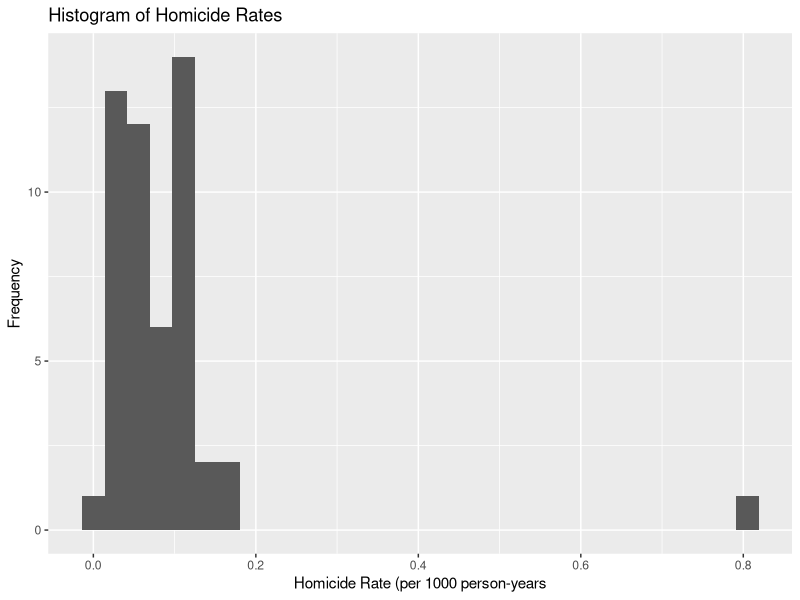
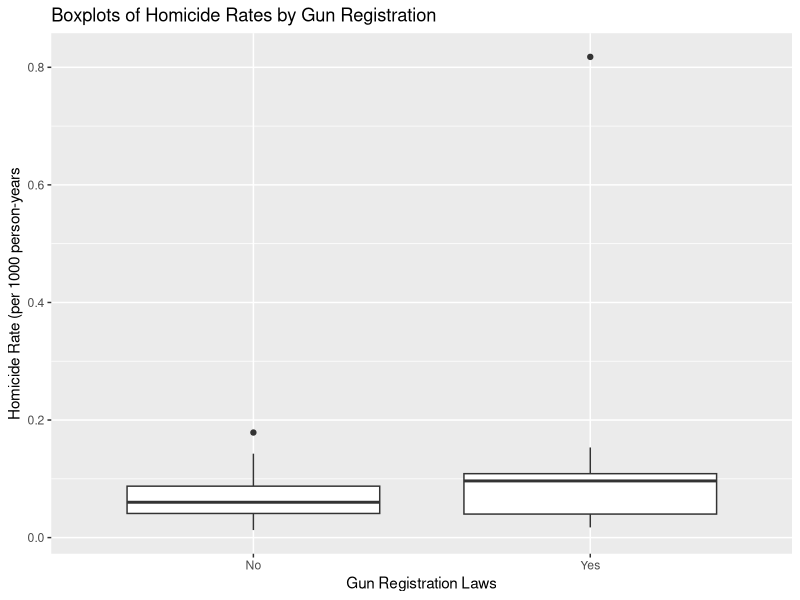
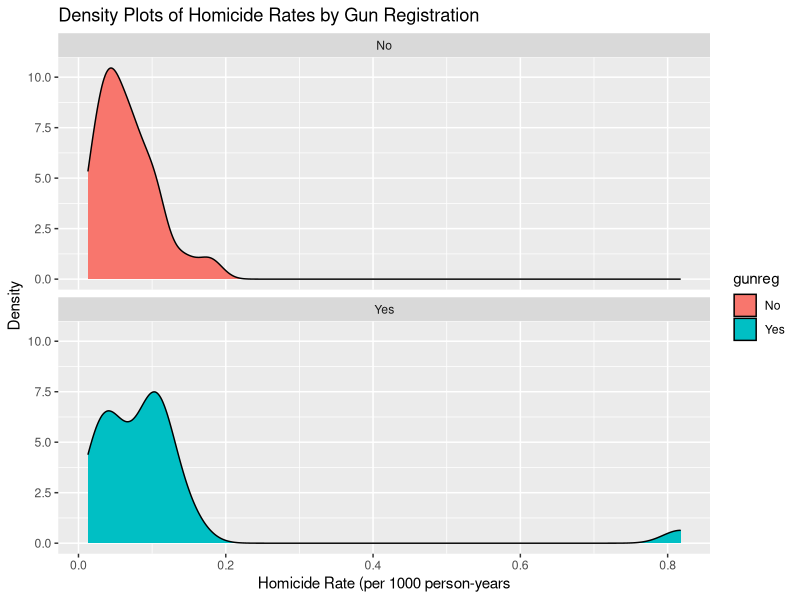
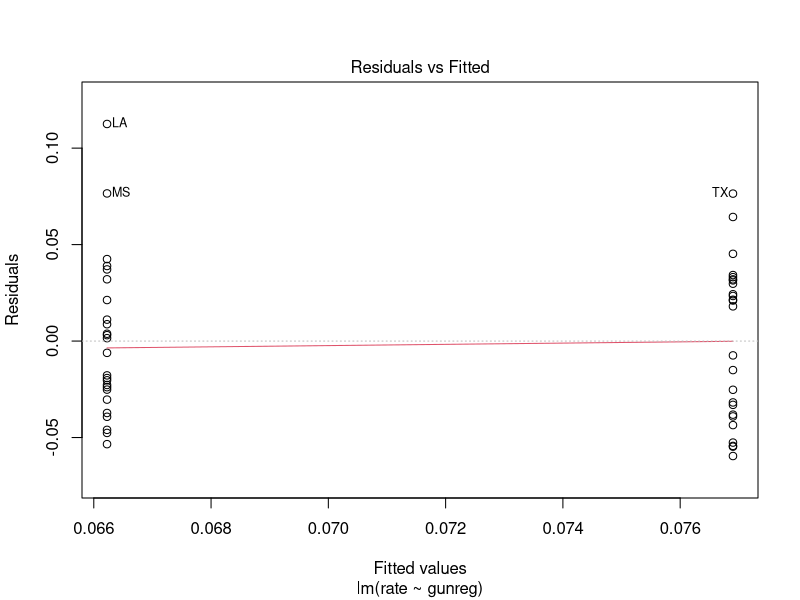
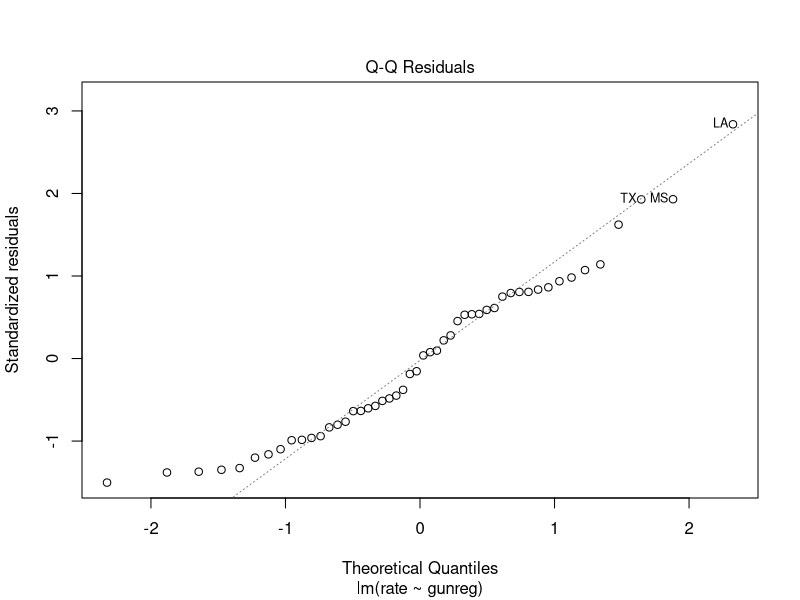
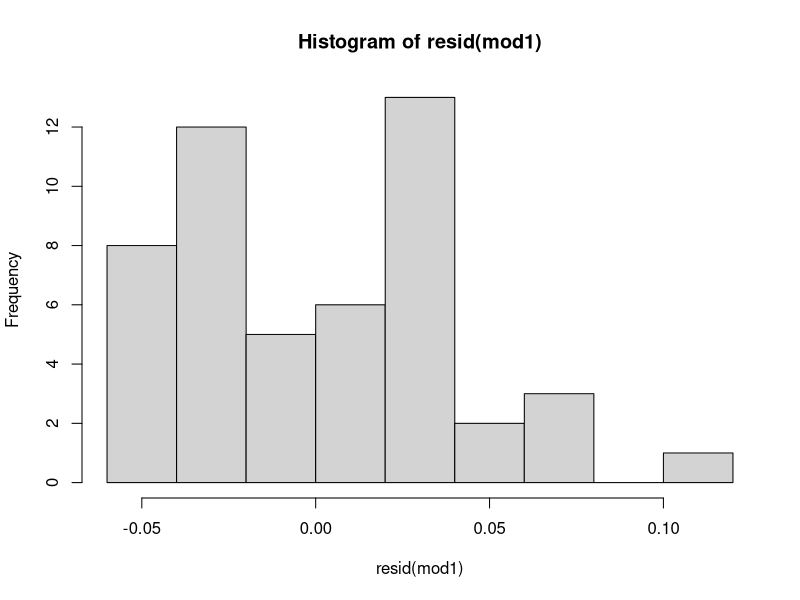
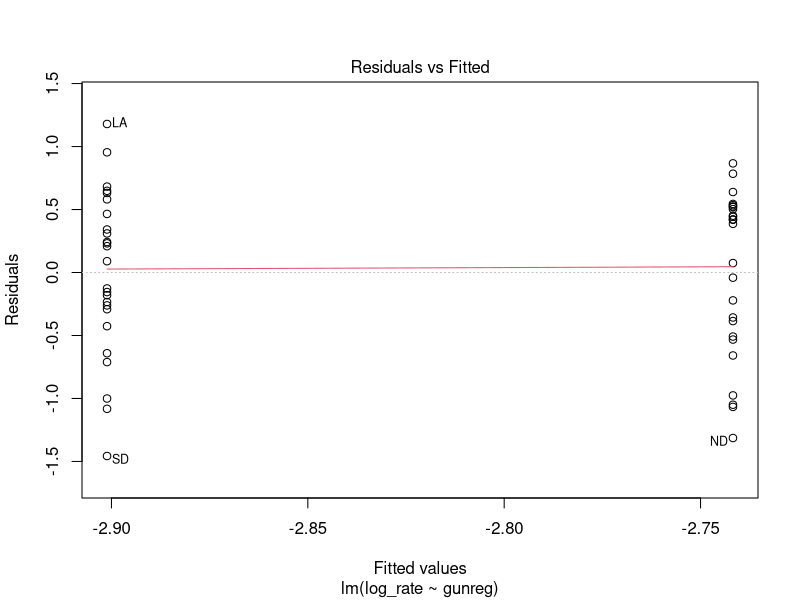
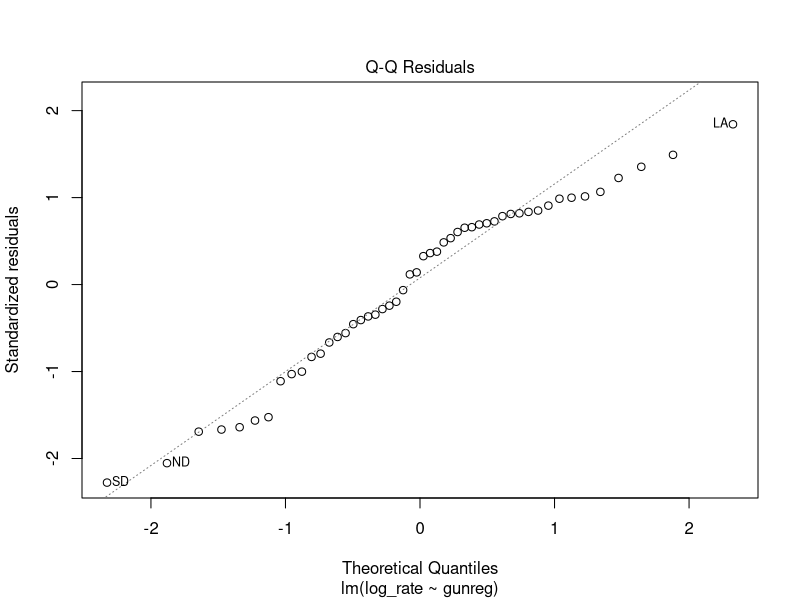

Generate these figures, in order, with R:
## ---- chunk 1
knitr::opts_chunk$set(echo = TRUE)
library(tidyverse)
## ---- chunk 2
"GunReg" <- 
structure(.Data = list(
"pop" = c(4089, 2372, 30380, 3291, 598, 13277, 1135, 2795, 11543, 5996, 
   4860, 9368, 4432, 5158, 6737, 635, 7760, 18058, 10939, 11961, 1004,
   3560, 4953, 17349, 1770, 5018, 570, 3750, 3377, 680, 6623,
   1039, 5610, 2495, 3713, 4252, 1235, 2592, 808, 1593, 1105,
   1548, 1284, 3175, 2922, 703, 6286, 567, 4955, 1801, 460.), 
"area" = c(52.4, 53.2, 163.7, 5.5, 0.1, 65.8, 10.9, 56.3, 57.9, 10.6, 
   12.4, 96.8, 86.9, 69.7, 53.8, 70.7, 8.7, 54.5, 44.8, 46.1, 1.5, 32, 
   42.1, 268.6, 84.9, 71.3, 656.4, 114, 104.1, 2.5, 59.4, 83.6, 36.4, 
   82.3, 40.4, 51.8, 35.4, 48.4, 147, 77.4, 9.4, 121.6, 110.6, 69.9, 
   98.4, 77.1, 42.8, 9.6, 65.5, 24.2, 97.8), 
"urban" = c(60, 54, 93, 79, 100, 85, 89, 61, 85, 84, 81, 70, 71, 53, 
   50, 53, 89, 84, 74, 69, 86, 55, 61, 80, 87, 76, 68, 88, 82,
   73, 63, 57, 65, 69, 52, 68, 45, 47, 53, 66, 51, 73, 88,
   68, 71, 50, 69, 32, 66, 36, 65.), 
"poverty" = c(19, 18.4, 14.2, 5.8, 19.2, 14.1, 10, 10.1, 13.3, 10.2, 
   9.3, 13.9, 12, 13.6, 13.2, 13.5, 9, 14.1, 11.8, 10.8, 8.2, 16.5, 
   16.9, 16.8, 9.8, 26.2, 11.2, 14.2, 12.1, 8.1, 16, 13.7, 14.1, 11.1, 
   17.4, 22, 12.5, 23.8, 15.8, 10.9, 7.1, 20.9, 10.7, 15.8, 11.3, 13.5, 
   10.6, 7.1, 9.2, 17.2, 10.6), 
"gunreg" = c(1, 1, 1, 1, 1, 1, 1, 1, 1, 1, 1, 1, 1, 1, 1, 1, 1, 1, 1,
   1, 1, 1, 1, 1, 1, 1, 0, 0, 0, 0, 0, 0, 0, 0, 0, 0,
   0, 0, 0, 0, 0, 0, 0, 0, 0, 0, 0, 0, 0, 0, 0.), 
"homicides" = c(410, 240, 3710, 170, 489, 1300, 44, 62, 1270, 200, 540, 
   1020, 100, 550, 730, 11, 350, 2550, 760, 740, 38, 350, 470, 2660,
   43, 220, 56, 290, 155, 32, 720, 21, 380, 150, 260, 760,
   23, 370, 29, 43, 32, 160, 135, 220, 120, 9, 550, 24, 240,
   135, 20.)), 
names = c("pop", "area", "urban", "poverty", "gunreg", "homicides"), 
row.names = c("AL", "AR", "CA", "CT", "DC", "FL", "HI", "IA", "IL", "MA", 
   "MD", "MI", "MN", "MO", "NC", "ND", "NJ", "NY", "OH", "PA", "RI", "SC", 
   "TN", "TX", "UT", "WA", "AK", "AZ", "CO", "DE", "GA", "ID", "IN", "KS", 
   "KY", "LA", "ME", "MS", "MT", "NE", "NH", "NM", "NV", "OK", "OR", "SD", 
   "VA", "VT", "WI", "WV", "WY"), class = "data.frame")
## ---- chunk 3
names(GunReg)
dim(GunReg)
summary(GunReg)
str(GunReg)
glimpse(GunReg)

# Top 10 population
GunReg %>% arrange(desc(pop)) %>% slice_head(n = 10)

# Top 10 number of homicides
GunReg %>% arrange(desc(pop)) %>% slice_head(n = 10)

# Bottom 10 number of homicides
GunReg %>% arrange(desc(pop)) %>% slice_tail(n = 10)

## ---- chunk 4
# Gun registration character vector
# Homicide rates (per 1,000 person-years):
GunReg <- GunReg %>% mutate(
  gunreg_ind = gunreg,
  gunreg = case_when(
    gunreg_ind == 0 ~ "No",
    gunreg_ind == 1 ~ "Yes"
  ),
  rate = homicides/pop
  )

# Top 10 homicide rates
GunReg %>% arrange(desc(rate)) %>% slice_head(n = 10)

# Homicide rate by gun registration law status
GunReg %>% group_by(gunreg) %>%
  summarize(
    tot_pop = sum(pop),
    tot_hom = sum(homicides),
    overall_rate = sum(homicides)/sum(pop)
    )
## ---- chunk 5
# Distribution of homicide rates
GunReg %>% ggplot(aes(x = rate)) +
  geom_histogram(bins = 30) +
  labs(x = "Homicide Rate (per 1000 person-years",
       y = "Frequency",
       title = "Histogram of Homicide Rates")

# Homicide rates by gun registration status
GunReg %>% ggplot(aes(x = gunreg, y = rate)) +
  geom_boxplot() +
  labs(x = "Gun Registration Laws",
       y = "Homicide Rate (per 1000 person-years",
       title = "Boxplots of Homicide Rates by Gun Registration")

GunReg %>% ggplot(aes(x = rate, fill = gunreg)) +
  geom_density() + facet_wrap(vars(gunreg), nrow = 2) +
  labs(x = "Homicide Rate (per 1000 person-years",
       y = "Density",
       title = "Density Plots of Homicide Rates by Gun Registration")
## ---- chunk 6
mod1 <- lm(rate ~ gunreg, data = GunReg, subset = GunReg$rate < 0.2)
summary(mod1)
plot(mod1, c(1,2))
hist(resid(mod1))
## ---- chunk 7
# Create log-transformed rate variable
GunReg <- GunReg %>% mutate(log_rate = log(rate))

mod2 <- lm(log_rate ~ gunreg, data = GunReg, subset = GunReg$rate < 0.2)
summary(mod2)
plot(mod2, c(1,2))
hist(resid(mod2))
